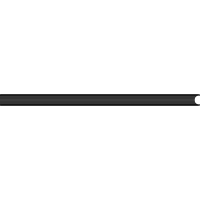
Frame 1 (no input)
Frame 60 (no input): identical to frame 1, image omitted
Frame 120 (the mouse pressed at the canvas centre since frame 60): identical to frame 1, image omitted

The p5.js sketch that drew this single still picture (run headless with seeded random() and noise() and a simulated clock; from frame 60 on, the mouse is pressed at the canvas centre):

// p5.js sketch
// ── sketch.js


function setup() {
  createCanvas(200, 200);

}

function draw() {

  background(255);
  for (var i = 0; i < width; i++) {
    ellipse(i, height / 2, 10, 10);

  }
}
